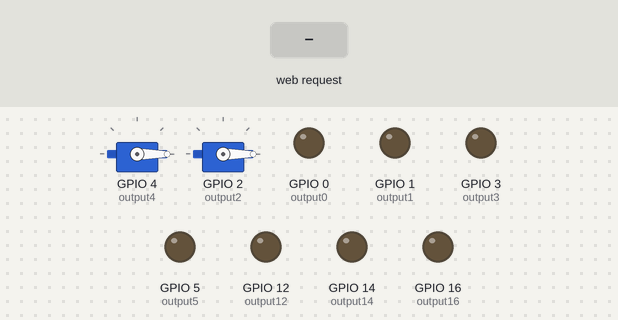
This sketch was run on a simulated ESP8266 (NodeMCU). Shown: 2 × servo, output pins drawn as LEDs (lit = HIGH). The inputs (shaded band) are chosen by the test bench. WiFi joins after 1.5 s; servers stay silent unless stated; pins used as bus, display or sensor lines are not drawn; what the sketch prints to the serial monitor is not drawn.

Above: at 4.7 s.
4.8 s: HTTP request GET /16/on received
At 5.2 s:
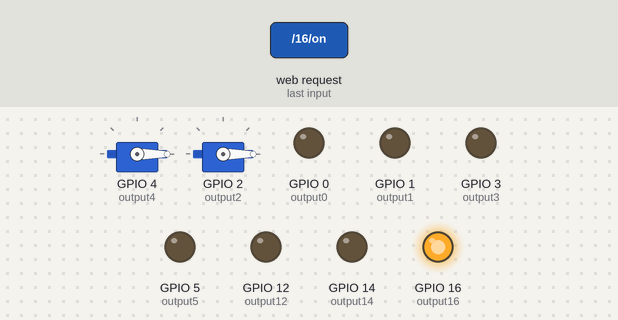
6.3 s: HTTP request GET /5/on received
At 7.5 s:
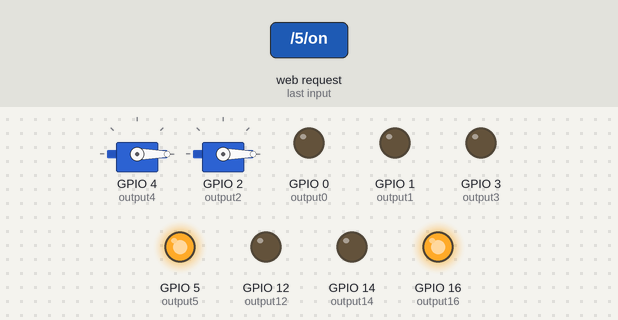
7.8 s: HTTP request GET /16/off received
At 8.6 s:
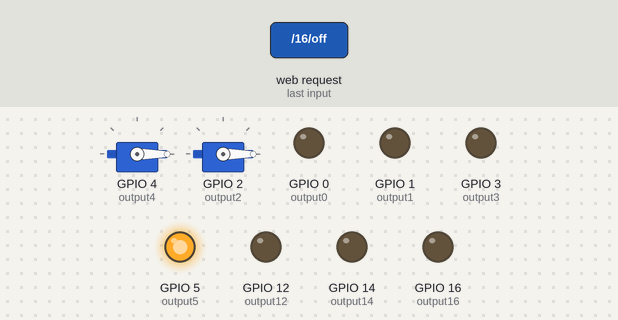
9.3 s: HTTP request GET /4/on received
At 9.8 s:
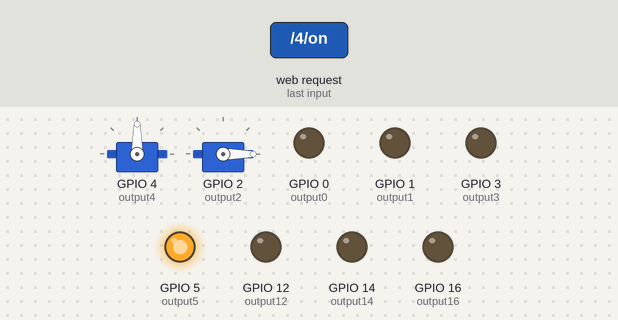
10.8 s: HTTP request GET /5/off received
At 12.0 s:
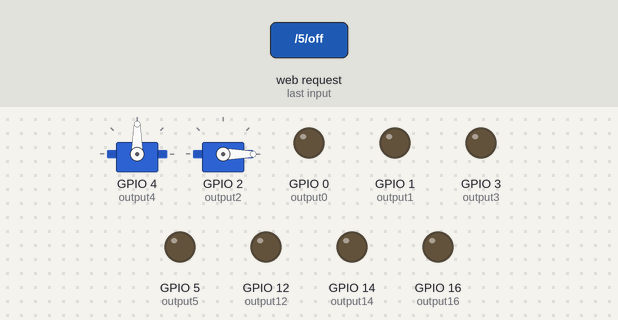
12.3 s: HTTP request GET /3/on received
At 13.3 s:
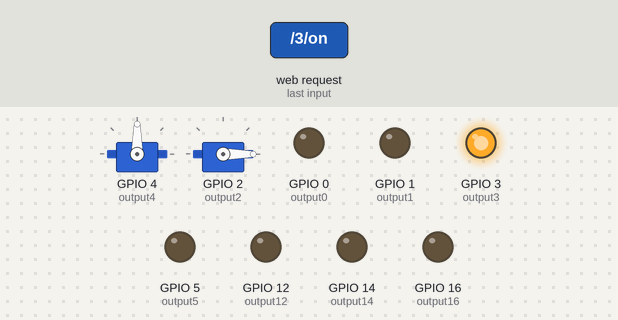
Timing chart, 0 to 14.8 s (numbered marks = the images above; inputs shaded):
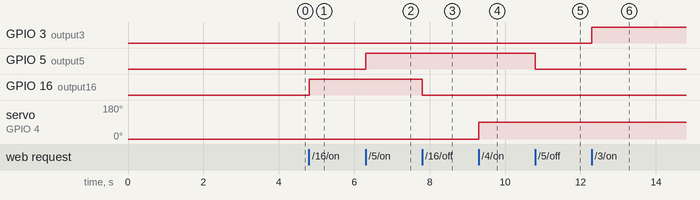

Measured:
- after the input at 4.8 s, GPIO 16 (output16): LOW → HIGH at once
- after the input at 6.3 s, GPIO 5 (output5): LOW → HIGH at once
- after the input at 7.8 s, GPIO 16 (output16): HIGH → LOW at once
- after the input at 9.3 s, servo on GPIO 4 (output4): 0° → 90° at once
- after the input at 10.8 s, GPIO 5 (output5): HIGH → LOW at once
- after the input at 12.3 s, GPIO 3 (output3): LOW → HIGH at once

The sketch:

Server_web.ino
```cpp
#include <ESP8266WiFi.h>
#include <Servo.h>

// Replace with your network credentials
const char* ssid     = /*"INFINITUM502D04" */"Martin_Garcia_H";
const char* password = /*"23D581E62F" */"M4451072841g4582873H";

// Set web server port number to 80
WiFiServer server(80);

// Variable to store the HTTP request
String header;

// Auxiliar variables to store the current output state
String output16State = "off";
String output5State = "off";
String output4State = "off";
String output3State = "off";
String output2State = "off";
String output1State = "off";
String output0State = "off";
String output14State = "off";
String output12State = "off";

// Assign output variables to GPIO pins
const int output16 = 16; //cuarto 1
const int output5 = 5;   //cuarto 2
const int output4 = 4;
const int output3 = 3;
const int output2 = 2;//cuarto 3
const int output1 = 1;   //cuarto 4
const int output0 = 0;
const int output14 = 14;
const int output12 = 12;
Servo servo_4;
Servo servo_2;

IPAddress ip(192, 168, 1, 64);
IPAddress gateway(192, 168, 1, 254);
IPAddress subnet(255, 255, 255, 0);

void setup() {
  Serial.begin(115200);
  // Initialize the output variables as outputs
  pinMode(output16, OUTPUT);
  pinMode(output5, OUTPUT);
  pinMode(output4, OUTPUT);
  pinMode(output3, OUTPUT);
  pinMode(output1, OUTPUT);
  pinMode(output0, OUTPUT);
  pinMode(output14, OUTPUT);
  pinMode(output12, OUTPUT);
  // Set outputs to LOW
  digitalWrite(output16, LOW);
  digitalWrite(output5, LOW);
  digitalWrite(output4, LOW);
  digitalWrite(output3, LOW);
  digitalWrite(output1, LOW);
  digitalWrite(output0, LOW);
  digitalWrite(output14, LOW);
  digitalWrite(output12, LOW);

  //motor
  servo_4.attach(4);
  servo_2.attach(2);
  servo_4.write(0);
  servo_2.write(0);
  delay(2000);

  // Connect to Wi-Fi network with SSID and password
  delay(10);
  Serial.println();
  WiFi.config(ip, gateway, subnet);
  Serial.print("Connecting to ");
  Serial.println(ssid);
  WiFi.begin(ssid, password);
  while (WiFi.status() != WL_CONNECTED) {
    delay(500);
    Serial.print(".");
  }
  // Print local IP address and start web server
  Serial.println("");
  Serial.println("WiFi connected.");
  Serial.println("IP address: ");
  Serial.println(WiFi.localIP());
  server.begin();
}

void loop(){
  WiFiClient client = server.available();   // Listen for incoming clients

  if (client) {                             // If a new client connects,
    Serial.println("New Client.");          // print a message out in the serial port
    String currentLine = "";                // make a String to hold incoming data from the client
    while (client.connected()) {            // loop while the client's connected
      if (client.available()) {             // if there's bytes to read from the client,
        char c = client.read();             // read a byte, then
        Serial.write(c);                    // print it out the serial monitor
        header += c;
        if (c == '\n') {                    // if the byte is a newline character
          // if the current line is blank, you got two newline characters in a row.
          // that's the end of the client HTTP request, so send a response:
          if (currentLine.length() == 0) {
            // HTTP headers always start with a response code (e.g. HTTP/1.1 200 OK)
            // and a content-type so the client knows what's coming, then a blank line:
            client.println("HTTP/1.1 200 OK");
            client.println("Content-type:text/html");
            client.println("Connection: close");
            client.println();

            // turns the GPIOs on and off luz de los cuartos
            if (header.indexOf("GET /16/on") >= 0) {
              Serial.println("GPIO 16 on");
              output16State = "on";
              digitalWrite(output16, HIGH);
            } else if (header.indexOf("GET /16/off") >= 0) {
              Serial.println("GPIO 16 off");
              output16State = "off";
              digitalWrite(output16, LOW);
            } else if (header.indexOf("GET /5/on") >= 0) {
              Serial.println("GPIO 5 on");
              output5State = "on";
              digitalWrite(output5, HIGH);
            } else if (header.indexOf("GET /5/off") >= 0) {
              Serial.println("GPIO 5 off");
              output5State = "off";
              digitalWrite(output5, LOW);
            } else if (header.indexOf("GET /4/on") >= 0) {
              Serial.println("GPIO 4 on");
              output4State = "on";
              digitalWrite(output4, HIGH);
              servo_4.write(90);
              delay(1000);
            } else if (header.indexOf("GET /4/off") >= 0) {
              Serial.println("GPIO 4 off");
              output4State = "off";
              servo_4.write(0);
              delay(1000);
              digitalWrite(output4, LOW);
            } else if (header.indexOf("GET /3/on") >= 0) {
              Serial.println("GPIO 3 on");
              output3State = "on";
              digitalWrite(output3, HIGH);
            } else if (header.indexOf("GET /3/off") >= 0) {
              Serial.println("GPIO 3 off");
              output3State = "off";
              digitalWrite(output3, LOW);
            } else if (header.indexOf("GET /1/on") >= 0) {
              Serial.println("GPIO 1 on");
              output1State = "on";
              digitalWrite(output1, HIGH);
            } else if (header.indexOf("GET /1/off") >= 0) {
              Serial.println("GPIO 1 off");
              output1State = "off";
              digitalWrite(output1, LOW);
            } else if (header.indexOf("GET /0/on") >= 0) {
              Serial.println("GPIO 0 on");
              output0State = "on";
              digitalWrite(output0, HIGH);
            } else if (header.indexOf("GET /0/off") >= 0) {
              Serial.println("GPIO 0 off");
              output0State = "off";
              digitalWrite(output0, LOW);
            } else if (header.indexOf("GET /2/on") >= 0) {
              Serial.println("GPIO 2 on");
              output2State = "on";
              digitalWrite(output2, HIGH);
              servo_2.write(90);
              delay(1000);
            } else if (header.indexOf("GET /2/off") >= 0) {
              Serial.println("GPIO 2 off");
              output2State = "off";
              servo_2.write(0);
              delay(1000);
              digitalWrite(output2, LOW);
            } else if (header.indexOf("GET /14/on") >= 0) {
              Serial.println("GPIO 14 on");
              output14State = "on";
              digitalWrite(output14, HIGH);
            } else if (header.indexOf("GET /14/off") >= 0) {
              Serial.println("GPIO 14 off");
              output14State = "off";
              digitalWrite(output14, LOW);
            } else if (header.indexOf("GET /12/on") >= 0) {
              Serial.println("GPIO 12 on");
              output12State = "on";
              digitalWrite(output12, HIGH);
            } else if (header.indexOf("GET /12/off") >= 0) {
              Serial.println("GPIO 12 off");
              output12State = "off";
              digitalWrite(output12, LOW);
            }

            // Display the HTML web page
            client.println("<!DOCTYPE html><html>");
            client.println("<head><meta name=\"viewport\" content=\"width=device-width, initial-scale=1\">");
            client.println("<link rel=\"icon\" href=\"data:,\">");
            // CSS to style the on/off buttons
            // Feel free to change the background-color and font-size attributes to fit your preferences
            client.println("<style>html { font-family: Helvetica; display: inline-block; margin: 0px auto; text-align: center;}");
            client.println(".button { background-color: #195B6A; border: none; color: white; padding: 16px 40px;");
            client.println("text-decoration: none; font-size: 30px; margin: 2px; cursor: pointer;}");
            client.println(".button2 {background-color: #77878A;}</style></head>");
            //se modifico y se agrego dos botones mas.
           // client.println(".button2 {background-color: #77878A;}");
           // client.println(".button2 {background-color: #77878A;}</style></head>");


            // Web Page Heading
            client.println("<body><h1>Smart Home System</h1>");

            client.println("<p>Cuarto 1 - State " + output16State + "</p>");
            if (output16State=="off") {
              client.println("<p><a href=\"/16/on\"><button class=\"button\">ON</button></a></p>");
            } else {
              client.println("<p><a href=\"/16/off\"><button class=\"button button2\">OFF</button></a></p>");
            }

            // Display current state, and ON/OFF buttons for GPIO 5
            client.println("<p>Cuarto 2 - State " + output5State + "</p>");
            // If the output5State is off, it displays the ON button
            if (output5State=="off") {
              client.println("<p><a href=\"/5/on\"><button class=\"button\">ON</button></a></p>");
            } else {
              client.println("<p><a href=\"/5/off\"><button class=\"button button2\">OFF</button></a></p>");
            }
               //aqui voy
            // Display current state, and ON/OFF buttons for GPIO 4
            client.println("<p>Cuarto 3 - State " + output3State + "</p>");
            // If the output4State is off, it displays the ON button
            if (output3State=="off") {
              client.println("<p><a href=\"/3/on\"><button class=\"button\">ON</button></a></p>");
            } else {
              client.println("<p><a href=\"/3/off\"><button class=\"button button2\">OFF</button></a></p>");
            }

            client.println("<p>Cuarto 4 - State " + output1State + "</p>");
            if (output1State=="off") {
              client.println("<p><a href=\"/1/on\"><button class=\"button\">ON</button></a></p>");
            } else {
              client.println("<p><a href=\"/1/off\"><button class=\"button button2\">OFF</button></a></p>");
            }

            client.println("<p>Cuarto 5 - State " + output0State + "</p>");
            if (output0State=="off") {
              client.println("<p><a href=\"/0/on\"><button class=\"button\">ON</button></a></p>");
            } else {
              client.println("<p><a href=\"/0/off\"><button class=\"button button2\">OFF</button></a></p>");
            }

            //motor puerta
            client.println("<p>Puerta Abrir/Cerrar - State " + output4State + "</p>");
            // If the output4State is off, it displays the ON button
            if (output4State=="off") {
              client.println("<p><a href=\"/4/on\"><button class=\"button\">ON</button></a></p>");
            } else {
              client.println("<p><a href=\"/4/off\"><button class=\"button button2\">OFF</button></a></p>");
            }
            //garage
            client.println("<p>Puerta Abrir/Cerrar - State " + output2State + "</p>");
            // If the output4State is off, it displays the ON button
            if (output2State=="off") {
              client.println("<p><a href=\"/2/on\"><button class=\"button\">ON</button></a></p>");
            } else {
              client.println("<p><a href=\"/2/off\"><button class=\"button button2\">OFF</button></a></p>");
            }

            // Ventiladores.
            client.println("<p>Ventilacion Cuarto 1 - State " + output14State + "</p>");
            if (output14State=="off") {
              client.println("<p><a href=\"/14/on\"><button class=\"button\">ON</button></a></p>");
            } else {
              client.println("<p><a href=\"/14/off\"><button class=\"button button2\">OFF</button></a></p>");
            }
            client.println("<p>Ventilacion Cuarto 2 - State " + output12State + "</p>");
            if (output12State=="off") {
              client.println("<p><a href=\"/12/on\"><button class=\"button\">ON</button></a></p>");
            } else {
              client.println("<p><a href=\"/12/off\"><button class=\"button button2\">OFF</button></a></p>");
            }

            client.println("</body></html>");

            // The HTTP response ends with another blank line
            client.println();
            // Break out of the while loop
            break;
          } else { // if you got a newline, then clear currentLine
            currentLine = "";
          }
        } else if (c != '\r') {  // if you got anything else but a carriage return character,
          currentLine += c;      // add it to the end of the currentLine
        }
      }
    }
    // Clear the header variable
    header = "";
    // Close the connection
    client.stop();
    Serial.println("Client disconnected.");
    Serial.println("");
  }
}
```
